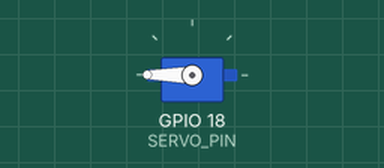
The sketch below on a simulated ESP32. On the bench: servo.

Above: at 0.05 s.
Timing chart, 0 to 3.0 s (numbered marks = the images above):
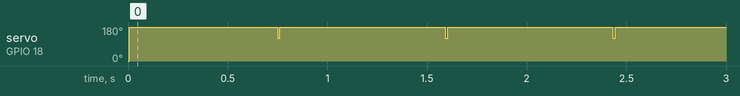

The sketch:

AutomatedFishFeeder.ino
```cpp
/*
 * This ESP32 code is created by esp32io.com
 *
 * This ESP32 code is released in the public domain
 *
 * For more detail (instruction and wiring diagram), visit https://esp32io.com/tutorials/esp32-servo-motor
 */

#include <ESP32Servo.h>

#define SERVO_PIN 18 // ESP32 pin GPIO26 connected to servo motor

Servo servoMotor;

void setup() {
  servoMotor.attach(SERVO_PIN);  // attaches the servo on ESP32 pin
}

void loop() {
  for (int pos = 0; pos <= 360; pos += 60) {
    servoMotor.write(pos);
    delay(2);
  }

  for (int pos = 360; pos >= 0; pos -= 60) {
    servoMotor.write(pos);
    delay(2);
  }
}
```

Measured:
- by itself, servo on GPIO 18 (SERVO_PIN): alternates 180° for 0.83 s and 120° for 0.01 s
